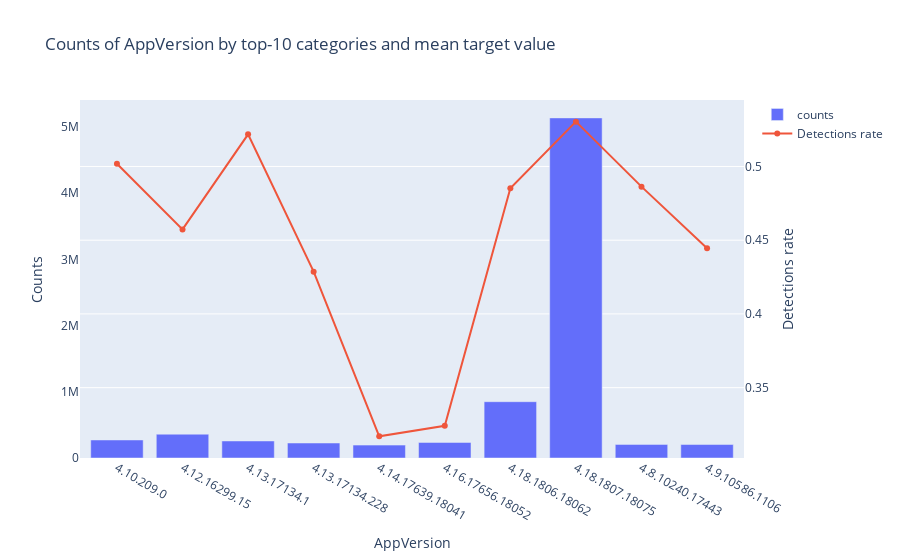

The notebook cell saved with this chart:
### Code cell
plot_feature('AppVersion')

### Figure 1 — Plotly figure (JSON) as saved in the notebook; plotly's stock layout.template omitted (floating-point values rounded to 4 significant figures)
{"data": [{"name": "counts", "type": "bar", "x": ["4.10.209.0", "4.12.16299.15", "4.13.17134.1", "4.13.17134.228", "4.14.17639.18041", "4.16.17656.18052", "4.18.1806.18062", "4.18.1807.18075", "4.8.10240.17443", "4.9.10586.1106"], "y": [272455, 359871, 257270, 226501, 194699, 235032, 850929, 5139224, 205480, 203525]}, {"name": "Detections rate", "type": "scatter", "x": ["4.10.209.0", "4.12.16299.15", "4.13.17134.1", "4.13.17134.228", "4.14.17639.18041", "4.16.17656.18052", "4.18.1806.18062", "4.18.1807.18075", "4.8.10240.17443", "4.9.10586.1106"], "y": [0.5018, 0.4573, 0.5218, 0.4286, 0.317, 0.3241, 0.4852, 0.5304, 0.4863, 0.4445], "yaxis": "y2"}], "layout": {"legend": {"orientation": "v"}, "title": {"text": "Counts of AppVersion by top-10 categories and mean target value"}, "xaxis": {"showgrid": false, "showline": false, "title": {"text": "AppVersion"}, "zeroline": false}, "yaxis": {"showgrid": false, "showline": false, "title": {"text": "Counts"}, "zeroline": false}, "yaxis2": {"overlaying": "y", "side": "right", "title": {"text": "Detections rate"}}}}
